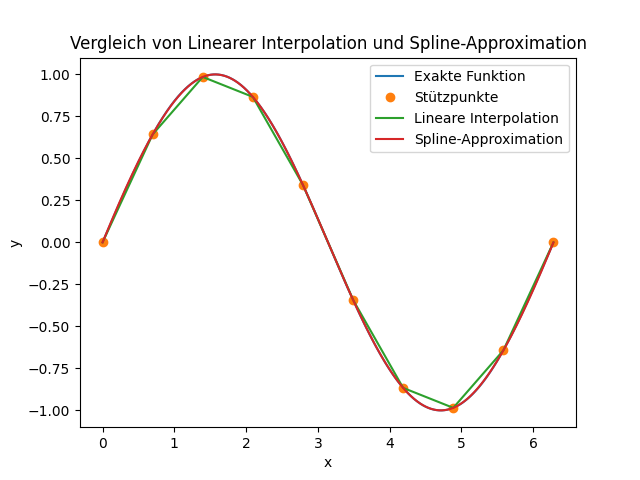

Generate this figure with Python:
import scipy.interpolate as interpolate
import matplotlib.pyplot as plt
import numpy as np

# Definieren der Funktion, die interpoliert werden soll (in diesem Fall die Sinusfunktion)
def f(x):
    return np.sin(x)

# Definition der Grenzen des Interpolationsbereichs und der Anzahl der Stützpunkte
a = 0
b = 2 * np.pi
n = 10

# Erstellen der Stützpunkte für die Interpolation
x_stuetzpunkte = np.linspace(a, b, n)
y_stuetzpunkte = f(x_stuetzpunkte)

# Erstellen der linearen Interpolationsfunktion und der kubischen Spline-Funktion
linear_interp = interpolate.interp1d(x_stuetzpunkte, y_stuetzpunkte, kind='linear')
spline = interpolate.CubicSpline(x_stuetzpunkte, y_stuetzpunkte)

# Erstellen der x-Werte für das Plotten der Funktionen
x_plot = np.linspace(a, b, 1000)

# Berechnen der y-Werte für die verschiedenen Funktionen (exakte Funktion, lineare Interpolation, Spline-Approximation)
y_plot = f(x_plot)
y_linear = linear_interp(x_plot)
y_spline = spline(x_plot)

# Plotten der verschiedenen Funktionen und Stützpunkte
plt.plot(x_plot, y_plot, label='Exakte Funktion')
plt.plot(x_stuetzpunkte, y_stuetzpunkte, 'o', label='Stützpunkte')
plt.plot(x_plot, y_linear, label='Lineare Interpolation')
plt.plot(x_plot, y_spline, label='Spline-Approximation')

# Hinzufügen der Legende, Beschriftung der Achsen und Titel des Plots
plt.legend()
plt.xlabel('x')
plt.ylabel('y')
plt.title('Vergleich von Linearer Interpolation und Spline-Approximation')

# Anzeigen des Plots
plt.show()
